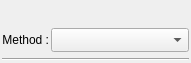
<?xml version="1.0" encoding="UTF-8"?>
<ui version="4.0">
 <class>ScannerFilterNode</class>
 <widget class="QWidget" name="ScannerFilterNode">
  <property name="geometry">
   <rect>
    <x>0</x>
    <y>0</y>
    <width>191</width>
    <height>63</height>
   </rect>
  </property>
  <property name="windowTitle">
   <string>Form</string>
  </property>
  <layout class="QVBoxLayout" name="verticalLayout">
   <property name="spacing">
    <number>2</number>
   </property>
   <property name="leftMargin">
    <number>2</number>
   </property>
   <property name="topMargin">
    <number>2</number>
   </property>
   <property name="rightMargin">
    <number>2</number>
   </property>
   <property name="bottomMargin">
    <number>2</number>
   </property>
   <item>
    <widget class="QWidget" name="NodeUiBase" native="true">
     <property name="sizePolicy">
      <sizepolicy hsizetype="Preferred" vsizetype="Fixed">
       <horstretch>0</horstretch>
       <verstretch>0</verstretch>
      </sizepolicy>
     </property>
     <property name="minimumSize">
      <size>
       <width>0</width>
       <height>24</height>
      </size>
     </property>
     <property name="maximumSize">
      <size>
       <width>16777215</width>
       <height>24</height>
      </size>
     </property>
     <layout class="QVBoxLayout" name="verticalLayout_5">
      <property name="spacing">
       <number>0</number>
      </property>
      <property name="leftMargin">
       <number>0</number>
      </property>
      <property name="topMargin">
       <number>0</number>
      </property>
      <property name="rightMargin">
       <number>0</number>
      </property>
      <property name="bottomMargin">
       <number>0</number>
      </property>
      <item>
       <layout class="QVBoxLayout" name="NodeCommonWidgetLayout">
        <property name="sizeConstraint">
         <enum>QLayout::SetMaximumSize</enum>
        </property>
       </layout>
      </item>
     </layout>
    </widget>
   </item>
   <item>
    <widget class="QWidget" name="widget" native="true">
     <layout class="QVBoxLayout" name="verticalLayout_2">
      <property name="spacing">
       <number>2</number>
      </property>
      <property name="leftMargin">
       <number>0</number>
      </property>
      <property name="topMargin">
       <number>0</number>
      </property>
      <property name="rightMargin">
       <number>0</number>
      </property>
      <property name="bottomMargin">
       <number>0</number>
      </property>
      <item>
       <layout class="QHBoxLayout" name="horizontalLayout" stretch="0,1">
        <item>
         <widget class="QLabel" name="label">
          <property name="minimumSize">
           <size>
            <width>0</width>
            <height>24</height>
           </size>
          </property>
          <property name="maximumSize">
           <size>
            <width>16777215</width>
            <height>24</height>
           </size>
          </property>
          <property name="text">
           <string>Method :</string>
          </property>
          <property name="alignment">
           <set>Qt::AlignRight|Qt::AlignTrailing|Qt::AlignVCenter</set>
          </property>
         </widget>
        </item>
        <item>
         <widget class="QComboBox" name="cb_sensorAnimationPreset">
          <property name="minimumSize">
           <size>
            <width>0</width>
            <height>24</height>
           </size>
          </property>
          <property name="maximumSize">
           <size>
            <width>16777215</width>
            <height>24</height>
           </size>
          </property>
         </widget>
        </item>
       </layout>
      </item>
      <item>
       <spacer name="verticalSpacer">
        <property name="orientation">
         <enum>Qt::Vertical</enum>
        </property>
        <property name="sizeHint" stdset="0">
         <size>
          <width>20</width>
          <height>0</height>
         </size>
        </property>
       </spacer>
      </item>
     </layout>
    </widget>
   </item>
   <item>
    <widget class="Line" name="line">
     <property name="orientation">
      <enum>Qt::Horizontal</enum>
     </property>
    </widget>
   </item>
  </layout>
 </widget>
 <resources/>
 <connections/>
</ui>
